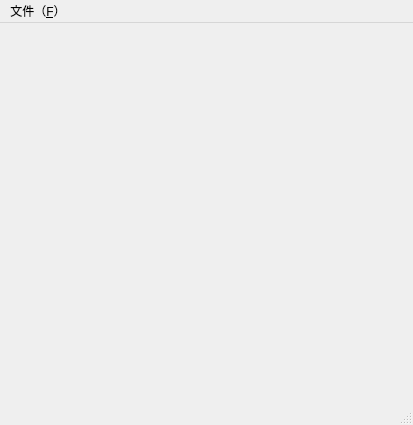
<?xml version="1.0" encoding="UTF-8"?>
<ui version="4.0">
 <class>MenuTestDlg</class>
 <widget class="QMainWindow" name="MenuTestDlg">
  <property name="geometry">
   <rect>
    <x>0</x>
    <y>0</y>
    <width>413</width>
    <height>425</height>
   </rect>
  </property>
  <property name="windowTitle">
   <string>MainWindow</string>
  </property>
  <property name="windowIcon">
   <iconset>
    <normaloff>Pictures/background.jpg</normaloff>Pictures/background.jpg</iconset>
  </property>
  <widget class="QWidget" name="centralwidget"/>
  <widget class="QMenuBar" name="menubar">
   <property name="geometry">
    <rect>
     <x>0</x>
     <y>0</y>
     <width>413</width>
     <height>22</height>
    </rect>
   </property>
   <widget class="QMenu" name="menu_File">
    <property name="title">
     <string>文件（&amp;F）</string>
    </property>
    <addaction name="action_N"/>
   </widget>
   <addaction name="menu_File"/>
  </widget>
  <widget class="QStatusBar" name="statusbar"/>
  <action name="action_N">
   <property name="icon">
    <iconset resource="MyResource.qrc">
     <normaloff>:/myImages/Pictures/g8.png</normaloff>:/myImages/Pictures/g8.png</iconset>
   </property>
   <property name="text">
    <string>新建(&amp;N)</string>
   </property>
   <property name="shortcut">
    <string>Ctrl+N</string>
   </property>
  </action>
 </widget>
 <resources>
  <include location="MyResource.qrc"/>
 </resources>
 <connections/>
</ui>
